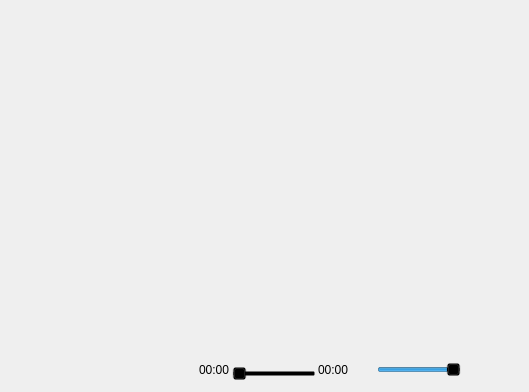
<?xml version="1.0" encoding="UTF-8"?>
<ui version="4.0">
 <class>FloatWidget</class>
 <widget class="QWidget" name="FloatWidget">
  <property name="geometry">
   <rect>
    <x>0</x>
    <y>0</y>
    <width>529</width>
    <height>392</height>
   </rect>
  </property>
  <property name="windowTitle">
   <string/>
  </property>
  <property name="windowOpacity">
   <double>0.500000000000000</double>
  </property>
  <layout class="QGridLayout" name="gridLayout_2">
   <property name="leftMargin">
    <number>0</number>
   </property>
   <property name="topMargin">
    <number>0</number>
   </property>
   <property name="rightMargin">
    <number>0</number>
   </property>
   <property name="bottomMargin">
    <number>10</number>
   </property>
   <property name="horizontalSpacing">
    <number>10</number>
   </property>
   <property name="verticalSpacing">
    <number>0</number>
   </property>
   <item row="0" column="2">
    <spacer name="verticalSpacer_2">
     <property name="orientation">
      <enum>Qt::Vertical</enum>
     </property>
     <property name="sizeHint" stdset="0">
      <size>
       <width>20</width>
       <height>40</height>
      </size>
     </property>
    </spacer>
   </item>
   <item row="3" column="0" colspan="4">
    <layout class="QHBoxLayout" name="horizontalLayout_9">
     <property name="spacing">
      <number>2</number>
     </property>
     <item>
      <spacer name="horizontalSpacer1">
       <property name="orientation">
        <enum>Qt::Horizontal</enum>
       </property>
       <property name="sizeHint" stdset="0">
        <size>
         <width>40</width>
         <height>20</height>
        </size>
       </property>
      </spacer>
     </item>
     <item>
      <widget class="QPushButton" name="btnPause">
       <property name="sizePolicy">
        <sizepolicy hsizetype="Fixed" vsizetype="Fixed">
         <horstretch>0</horstretch>
         <verstretch>0</verstretch>
        </sizepolicy>
       </property>
       <property name="minimumSize">
        <size>
         <width>24</width>
         <height>24</height>
        </size>
       </property>
       <property name="maximumSize">
        <size>
         <width>24</width>
         <height>24</height>
        </size>
       </property>
       <property name="toolTip">
        <string>Pause</string>
       </property>
       <property name="styleSheet">
        <string notr="true">background-color: Transparent;</string>
       </property>
       <property name="text">
        <string/>
       </property>
       <property name="icon">
        <iconset resource="../RtspClient.qrc">
         <normaloff>:/res/Resources/btn_pause.png</normaloff>:/res/Resources/btn_pause.png</iconset>
       </property>
       <property name="iconSize">
        <size>
         <width>20</width>
         <height>20</height>
        </size>
       </property>
       <property name="flat">
        <bool>true</bool>
       </property>
      </widget>
     </item>
     <item>
      <widget class="QPushButton" name="btnStop">
       <property name="sizePolicy">
        <sizepolicy hsizetype="Fixed" vsizetype="Fixed">
         <horstretch>0</horstretch>
         <verstretch>0</verstretch>
        </sizepolicy>
       </property>
       <property name="minimumSize">
        <size>
         <width>24</width>
         <height>24</height>
        </size>
       </property>
       <property name="maximumSize">
        <size>
         <width>24</width>
         <height>24</height>
        </size>
       </property>
       <property name="toolTip">
        <string>Stop</string>
       </property>
       <property name="styleSheet">
        <string notr="true">background-color: Transparent;</string>
       </property>
       <property name="text">
        <string/>
       </property>
       <property name="icon">
        <iconset resource="../RtspClient.qrc">
         <normaloff>:/res/Resources/btn_stop.png</normaloff>:/res/Resources/btn_stop.png</iconset>
       </property>
       <property name="iconSize">
        <size>
         <width>20</width>
         <height>20</height>
        </size>
       </property>
       <property name="flat">
        <bool>true</bool>
       </property>
      </widget>
     </item>
     <item>
      <widget class="QPushButton" name="btnMic">
       <property name="sizePolicy">
        <sizepolicy hsizetype="Fixed" vsizetype="Fixed">
         <horstretch>0</horstretch>
         <verstretch>0</verstretch>
        </sizepolicy>
       </property>
       <property name="minimumSize">
        <size>
         <width>24</width>
         <height>24</height>
        </size>
       </property>
       <property name="maximumSize">
        <size>
         <width>24</width>
         <height>24</height>
        </size>
       </property>
       <property name="toolTip">
        <string>Micphone</string>
       </property>
       <property name="styleSheet">
        <string notr="true">background-color: Transparent;</string>
       </property>
       <property name="text">
        <string/>
       </property>
       <property name="icon">
        <iconset resource="../RtspClient.qrc">
         <normaloff>:/res/Resources/mic.png</normaloff>:/res/Resources/mic.png</iconset>
       </property>
       <property name="iconSize">
        <size>
         <width>20</width>
         <height>20</height>
        </size>
       </property>
       <property name="flat">
        <bool>true</bool>
       </property>
      </widget>
     </item>
     <item>
      <widget class="QPushButton" name="btnSnapshot">
       <property name="sizePolicy">
        <sizepolicy hsizetype="Fixed" vsizetype="Fixed">
         <horstretch>0</horstretch>
         <verstretch>0</verstretch>
        </sizepolicy>
       </property>
       <property name="minimumSize">
        <size>
         <width>24</width>
         <height>24</height>
        </size>
       </property>
       <property name="maximumSize">
        <size>
         <width>24</width>
         <height>24</height>
        </size>
       </property>
       <property name="toolTip">
        <string>Snapshot</string>
       </property>
       <property name="styleSheet">
        <string notr="true">background-color: Transparent;</string>
       </property>
       <property name="text">
        <string/>
       </property>
       <property name="icon">
        <iconset resource="../RtspClient.qrc">
         <normaloff>:/res/Resources/snapshot.png</normaloff>:/res/Resources/snapshot.png</iconset>
       </property>
       <property name="iconSize">
        <size>
         <width>20</width>
         <height>20</height>
        </size>
       </property>
       <property name="flat">
        <bool>true</bool>
       </property>
      </widget>
     </item>
     <item>
      <widget class="QPushButton" name="btnRecord">
       <property name="sizePolicy">
        <sizepolicy hsizetype="Fixed" vsizetype="Fixed">
         <horstretch>0</horstretch>
         <verstretch>0</verstretch>
        </sizepolicy>
       </property>
       <property name="minimumSize">
        <size>
         <width>24</width>
         <height>24</height>
        </size>
       </property>
       <property name="maximumSize">
        <size>
         <width>24</width>
         <height>24</height>
        </size>
       </property>
       <property name="toolTip">
        <string>Video record</string>
       </property>
       <property name="styleSheet">
        <string notr="true">background-color: Transparent;</string>
       </property>
       <property name="text">
        <string/>
       </property>
       <property name="icon">
        <iconset resource="../RtspClient.qrc">
         <normaloff>:/res/Resources/video_record.png</normaloff>:/res/Resources/video_record.png</iconset>
       </property>
       <property name="iconSize">
        <size>
         <width>20</width>
         <height>20</height>
        </size>
       </property>
       <property name="flat">
        <bool>true</bool>
       </property>
      </widget>
     </item>
     <item>
      <widget class="QLabel" name="labElapse">
       <property name="styleSheet">
        <string notr="true">background-color: transparent;</string>
       </property>
       <property name="text">
        <string>00:00</string>
       </property>
      </widget>
     </item>
     <item>
      <widget class="UMSlider" name="sliderProgress">
       <property name="sizePolicy">
        <sizepolicy hsizetype="Expanding" vsizetype="Fixed">
         <horstretch>0</horstretch>
         <verstretch>0</verstretch>
        </sizepolicy>
       </property>
       <property name="styleSheet">
        <string notr="true">background-color: transparent;</string>
       </property>
       <property name="maximum">
        <number>100</number>
       </property>
       <property name="pageStep">
        <number>5</number>
       </property>
       <property name="value">
        <number>0</number>
       </property>
       <property name="orientation">
        <enum>Qt::Horizontal</enum>
       </property>
       <property name="tickPosition">
        <enum>QSlider::TicksAbove</enum>
       </property>
       <property name="tickInterval">
        <number>5</number>
       </property>
      </widget>
     </item>
     <item>
      <widget class="QLabel" name="labDuration">
       <property name="styleSheet">
        <string notr="true">background-color: transparent;</string>
       </property>
       <property name="text">
        <string>00:00</string>
       </property>
      </widget>
     </item>
     <item>
      <widget class="QPushButton" name="btnVolume">
       <property name="sizePolicy">
        <sizepolicy hsizetype="Fixed" vsizetype="Fixed">
         <horstretch>0</horstretch>
         <verstretch>0</verstretch>
        </sizepolicy>
       </property>
       <property name="minimumSize">
        <size>
         <width>24</width>
         <height>24</height>
        </size>
       </property>
       <property name="maximumSize">
        <size>
         <width>24</width>
         <height>24</height>
        </size>
       </property>
       <property name="toolTip">
        <string>Volume</string>
       </property>
       <property name="styleSheet">
        <string notr="true">background-color: Transparent;</string>
       </property>
       <property name="text">
        <string/>
       </property>
       <property name="icon">
        <iconset resource="../RtspClient.qrc">
         <normaloff>:/res/Resources/volume.png</normaloff>:/res/Resources/volume.png</iconset>
       </property>
       <property name="iconSize">
        <size>
         <width>20</width>
         <height>20</height>
        </size>
       </property>
       <property name="flat">
        <bool>true</bool>
       </property>
      </widget>
     </item>
     <item>
      <widget class="UMSlider" name="sliderVolume">
       <property name="sizePolicy">
        <sizepolicy hsizetype="Preferred" vsizetype="Fixed">
         <horstretch>0</horstretch>
         <verstretch>0</verstretch>
        </sizepolicy>
       </property>
       <property name="styleSheet">
        <string notr="true">background-color: Transparent;</string>
       </property>
       <property name="maximum">
        <number>255</number>
       </property>
       <property name="value">
        <number>255</number>
       </property>
       <property name="orientation">
        <enum>Qt::Horizontal</enum>
       </property>
      </widget>
     </item>
     <item>
      <spacer name="horizontalSpacer2">
       <property name="orientation">
        <enum>Qt::Horizontal</enum>
       </property>
       <property name="sizeHint" stdset="0">
        <size>
         <width>40</width>
         <height>20</height>
        </size>
       </property>
      </spacer>
     </item>
    </layout>
   </item>
   <item row="1" column="2">
    <widget class="QPushButton" name="btnPlay">
     <property name="toolTip">
      <string>Play</string>
     </property>
     <property name="styleSheet">
      <string notr="true">background-color: Transparent;</string>
     </property>
     <property name="text">
      <string/>
     </property>
     <property name="icon">
      <iconset resource="../RtspClient.qrc">
       <normaloff>:/res/Resources/btn_play.png</normaloff>:/res/Resources/btn_play.png</iconset>
     </property>
     <property name="iconSize">
      <size>
       <width>32</width>
       <height>32</height>
      </size>
     </property>
     <property name="flat">
      <bool>true</bool>
     </property>
    </widget>
   </item>
   <item row="2" column="2">
    <spacer name="verticalSpacer">
     <property name="orientation">
      <enum>Qt::Vertical</enum>
     </property>
     <property name="sizeHint" stdset="0">
      <size>
       <width>20</width>
       <height>40</height>
      </size>
     </property>
    </spacer>
   </item>
   <item row="1" column="3">
    <spacer name="horizontalSpacer_2">
     <property name="orientation">
      <enum>Qt::Horizontal</enum>
     </property>
     <property name="sizeHint" stdset="0">
      <size>
       <width>40</width>
       <height>20</height>
      </size>
     </property>
    </spacer>
   </item>
   <item row="1" column="1">
    <spacer name="horizontalSpacer_5">
     <property name="orientation">
      <enum>Qt::Horizontal</enum>
     </property>
     <property name="sizeHint" stdset="0">
      <size>
       <width>40</width>
       <height>20</height>
      </size>
     </property>
    </spacer>
   </item>
  </layout>
 </widget>
 <customwidgets>
  <customwidget>
   <class>UMSlider</class>
   <extends>QSlider</extends>
   <header>UMSlider.h</header>
  </customwidget>
 </customwidgets>
 <resources>
  <include location="../RtspClient.qrc"/>
 </resources>
 <connections/>
</ui>
